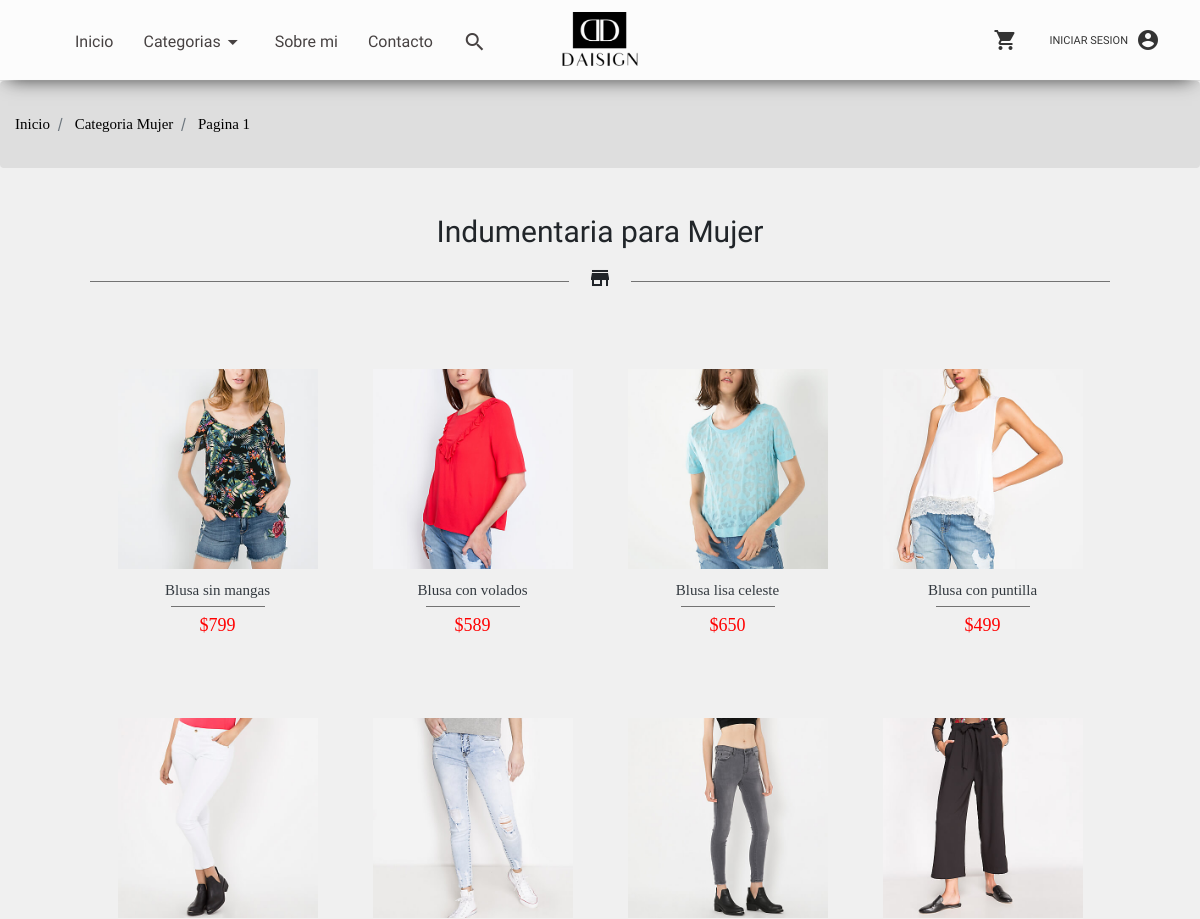
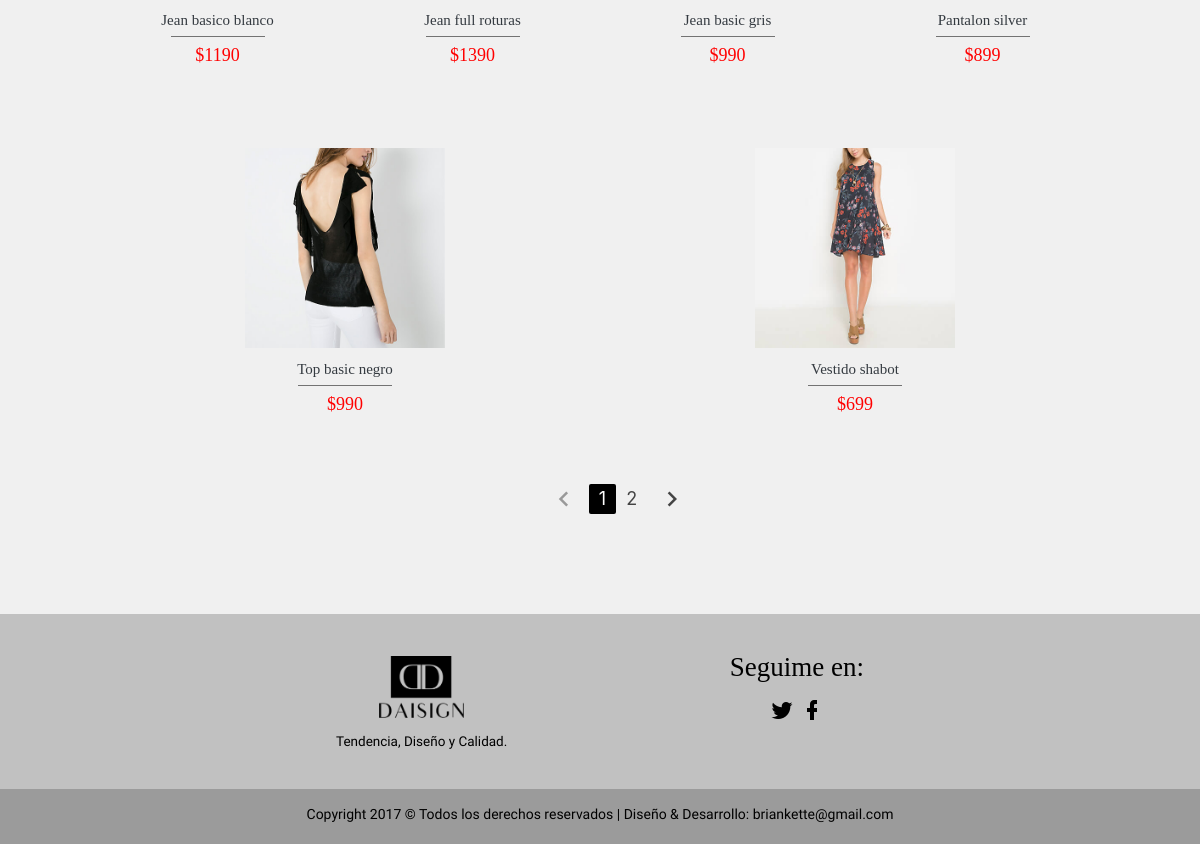
Page /mujer/mujer.php on the committed database (2 pictures, top to bottom).
### tables this page shows
CREATE TABLE IF NOT EXISTS `producto` (
  `id` int(11) NOT NULL AUTO_INCREMENT,
  `Nombre` varchar(255) NOT NULL,
  `Categoria` varchar(255) NOT NULL,
  `Descripcion` varchar(255) NOT NULL,
  `Stock` int(11) NOT NULL,
  `Precio` varchar(255) NOT NULL,
  `Foto` varchar(255) NOT NULL,
  PRIMARY KEY (`id`)
);

### mujer/mujer.php (the view, shortened to what this page needs)
<?php session_start();
try{
	$conexion = new PDO('mysql:host=localhost;dbname=proyecto_final', 'root', 'brian');
}catch(PDOException $e){
    echo "Error: " . $e->getMessage();
    die();
}
$pagina = isset($_GET['pagina']) ? (int)$_GET['pagina'] : 1 ;
$postPorPagina = 10;
$inicio = ($pagina > 1) ? ($pagina * $postPorPagina - $postPorPagina) : 0;
$articulos = $conexion->prepare("SELECT SQL_CALC_FOUND_ROWS * FROM producto WHERE Categoria = 'Mujer' LIMIT $inicio, $postPorPagina");
$articulos->execute();
$articulos = $articulos->fetchAll();
$totalArticulos = $conexion->query('SELECT FOUND_ROWS() as total');
$totalArticulos = $totalArticulos->fetch()['total'];
$numeroPaginas = ceil($totalArticulos / $postPorPagina);
?>
<!DOCTYPE html>
<html lang="es">
<head>
	<link rel="stylesheet" href="https://maxcdn.bootstrapcdn.com/bootstrap/4.0.0-beta.2/css/bootstrap.min.css">
</head>
<body>
	<?php include("..\header\header.php"); ?>
	<nav id="barra" aria-label="breadcrumb" role="navigation">
	  	<ol class="breadcrumb">
	    	<li class="breadcrumb-item">
	    		<a id="bread" href="../pagina_principal/index.php">Inicio</a>
	    	</li>
	    	<li class="breadcrumb-item" aria-current="page">
	    		<a href="../mujer/mujer.php" id="bread">Categoria Mujer</a>
	    	</li>
	    	<li class="breadcrumb-item" aria-current="page">
	    		<a id="bread">Pagina <?php echo $pagina; ?></a>
	    	</li>
	  	</ol>
	</nav>
	<article id="productos">
		<div class="section">
		  	<h3>Indumentaria para Mujer</h3>
			<div id="divider">
				<hr style="float: left;">
				<i class="material-icons">store</i>
				<hr style="float: right;">
			</div>
		</div>
		<div class="row">
    	<?php foreach ($articulos as $articulo): ?>
    	<div class="row">
    	  	<div id="seleccion_producto" class="col s12 m6 l3">
		    	<a href="../producto/Producto.php?id=<?php echo $articulo['id']; ?> ">
		    		<img src="../fotos/<?php echo $articulo['Foto']; ?>" width="200px" ></br>
		    	<p id="descripcion"><?php echo $articulo['Descripcion']; ?></p>
		    	<hr style="margin-top: 5px; margin-bottom: 5px;">
		    	<p id="precio">$<?php echo $articulo['Precio']; ?></p></a>
		  	</div>
		</div>
    	<?php endforeach; ?>
        </div>
        <ul class="pagination">
			<?php if ($pagina == 1): ?>
			<li class="disabled">
				<a href="#!"><i class="material-icons">chevron_left</i></a>
			</li>
			<?php else: ?>
			<li>
				<a href="?pagina=<?php echo $pagina - 1 ?> "><i class="material-icons">chevron_left</i></a>
			</li>
		    <?php endif ?>
			<?php
				for ($i=1; $i <=$numeroPaginas ; $i++) {
					if ($pagina == $i) {
						echo "<li class='active'><a href='?pagina=$i'>$i</a></li>";
					} else {
						echo "<li class='waves-effect'><a href='?pagina=$i'>$i</a></li>";
					}
				}
			?>
			<?php if ($pagina == $numeroPaginas): ?>
			<li class="disabled">
				<a href="#!"><i class="material-icons">chevron_right</i></a>
			</li>
			<?php else: ?>
			<li>
				<a href="?pagina=<?php echo $pagina + 1 ?> "><i class="material-icons">chevron_right</i></a>
			</li>
		    <?php endif ?>
		</ul>
	</article>
</body>
</html>

### header/header.php (style rules this page uses)
nav { height: 80px; background: rgba(255, 255, 255, 0.8); -webkit-box-shadow: 0px 7px 18px -8px rgba(0,0,0,0.79); -moz-box-shadow: 0px 7px 18px -8px rgba(0,0,0,0.79); box-shadow: 0px 7px 18px -8px rgba(0,0,0,0.79); }
hr { width: 600px; }

### mujer/mujer.php (style rules this page uses)
body { background-color: #F0F0F0; }
#precio { color: red; font-size: 18px; font-family: 'Spectral SC', serif; }
#descripcion { color: #343a40; margin-bottom: 5px; margin-top: 10px; font-family: 'Spectral SC', serif; font-size: 15px; }
.section { padding-bottom: 0; }
#seleccion_producto { padding-top: 11.5px; position: unset; border: solid; border-width: 0.5px; border-color: #F0F0F0; transition: border-color 0.5s; }
.breadcrumb { font-size: 15px; background-color: #DEDEDE; }
#barra { margin-top: 17px; height: 40px; }
#bread { color: black; font-family: 'Spectral SC', serif; }
h3 { font-family: 'Marcellus SC', serif; font-size: 30px; }
.row { margin-top: 30px; }
hr { width: 47%; background-color: grey; }
.pagination { margin-left: 44%; margin-top: 30px; }
.pagination li.active { background-color: black; }
#productos { width: 85%; margin: auto; text-align: center; margin-top: 50px; margin-bottom: 100px; }
article { margin-top: 17px; width: 100%; }
footer { width: 100%; }

### rows in the picture
producto: Foto (picture), Descripcion "Blusa sin mangas", Precio "799"
producto: Foto (picture), Descripcion "Blusa con volados", Precio "589"
producto: Foto (picture), Descripcion "Blusa lisa celeste", Precio "650"
producto: Foto (picture), Descripcion "Blusa con puntilla", Precio "499"
producto: Foto (picture), Descripcion "Jean basico blanco", Precio "1190"
producto: Foto (picture), Descripcion "Jean full roturas", Precio "1390"
producto: Foto (picture), Descripcion "Jean basic gris", Precio "990"
producto: Foto (picture), Descripcion "Pantalon silver", Precio "899"
producto: Foto (picture), Descripcion "Top basic negro", Precio "990"
producto: Foto (picture), Descripcion "Vestido shabot", Precio "699"

### other values in the picture
$pagina "1"
